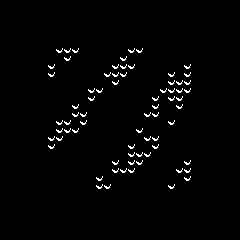

Rendered tile map (Tiled .tmx) drawn with the repository's tilesets; below, a short description and the full map source, tile grids included:
An orthogonal 30x30 tile map with 8x8 px tiles, 1 tile layer (ground).

<map version="1.2" tiledversion="1.3.5" orientation="orthogonal" renderorder="right-down" width="30" height="30" tilewidth="8" tileheight="8" infinite="0" nextlayerid="3" nextobjectid="1">
 <tileset firstgid="1" source="../tilesets/set8px.tsx" />
 <layer id="1" name="ground" width="30" height="30">
  <data encoding="csv">
41,41,41,41,41,41,41,41,41,41,41,41,41,41,41,41,41,41,41,41,41,41,41,41,41,41,41,41,41,41,
41,41,41,41,41,41,41,41,41,41,41,41,41,41,41,41,41,41,41,41,41,41,41,41,41,41,41,41,41,41,
41,41,41,41,41,41,41,41,41,41,41,41,41,41,41,41,41,41,41,41,41,41,41,41,41,41,41,41,41,41,
41,41,41,41,41,41,41,41,41,41,41,41,41,41,41,41,41,41,41,41,41,41,41,41,41,41,41,41,41,41,
41,41,41,41,41,40,40,40,40,40,40,40,40,40,40,40,40,40,40,40,40,40,40,40,40,41,41,41,41,41,
41,41,41,41,41,40,55,55,55,55,55,55,55,55,55,55,55,55,55,55,55,55,55,55,40,41,41,41,41,41,
41,41,41,41,41,40,56,39,39,39,56,56,56,56,56,56,39,39,56,56,56,56,56,56,40,41,41,41,41,41,
41,41,41,41,41,40,56,56,39,56,56,56,56,56,56,39,56,56,56,56,56,56,56,56,40,41,41,41,41,41,
41,41,41,41,41,40,39,56,56,56,56,56,56,56,39,39,39,56,56,56,56,56,56,39,40,41,41,41,41,41,
41,41,41,41,41,40,39,56,56,56,56,56,56,39,39,39,56,56,56,56,56,39,56,39,40,41,41,41,41,41,
41,41,41,41,41,40,56,56,56,56,56,56,56,56,39,56,56,56,56,56,56,39,39,39,40,41,41,41,41,41,
41,41,41,41,41,40,56,56,56,56,56,39,39,56,56,56,56,56,56,56,39,39,39,39,40,41,41,41,41,41,
41,41,41,41,41,40,56,56,56,56,56,39,56,56,56,56,56,56,56,39,56,39,39,56,40,41,41,41,41,41,
41,41,41,41,41,40,56,56,56,39,56,56,56,56,56,56,56,56,56,39,56,56,39,56,40,41,41,41,41,41,
41,41,41,41,41,40,56,56,56,39,39,56,56,56,56,56,56,56,39,39,56,56,56,56,40,41,41,41,41,41,
41,41,41,41,41,40,56,39,39,56,39,56,56,56,56,56,56,56,56,56,56,39,56,56,40,41,41,41,41,41,
41,41,41,41,41,40,56,39,39,39,56,56,56,56,56,56,56,39,56,56,56,56,56,56,40,41,41,41,41,41,
41,41,41,41,41,40,39,39,56,56,56,56,56,56,56,56,56,56,39,39,56,56,56,56,40,41,41,41,41,41,
41,41,41,41,41,40,39,56,56,56,56,56,56,56,56,56,39,56,56,39,56,56,56,56,40,41,41,41,41,41,
41,41,41,41,41,40,56,56,56,56,56,56,56,56,56,56,39,39,39,56,56,56,56,56,40,41,41,41,41,41,
41,41,41,41,41,40,56,56,56,56,56,56,56,56,39,56,39,39,56,56,56,56,56,39,40,41,41,41,41,41,
41,41,41,41,41,40,56,56,56,56,56,56,56,56,39,39,39,56,56,56,56,56,39,39,40,41,41,41,41,41,
41,41,41,41,41,40,56,56,56,56,56,56,39,56,56,56,56,56,56,56,56,56,56,39,40,41,41,41,41,41,
41,41,41,41,41,40,56,56,56,56,56,56,39,39,56,56,56,56,56,56,56,39,56,56,40,41,41,41,41,41,
41,41,41,41,41,40,40,40,40,40,40,40,40,40,40,40,40,40,40,40,40,40,40,40,40,41,41,41,41,41,
41,41,41,41,41,55,55,55,55,55,55,55,55,55,55,55,55,55,55,55,55,55,55,55,55,41,41,41,41,41,
41,41,41,41,41,41,41,41,41,41,41,41,41,41,41,41,41,41,41,41,41,41,41,41,41,41,41,41,41,41,
41,41,41,41,41,41,41,41,41,41,41,41,41,41,41,41,41,41,41,41,41,41,41,41,41,41,41,41,41,41,
41,41,41,41,41,41,41,41,41,41,41,41,41,41,41,41,41,41,41,41,41,41,41,41,41,41,41,41,41,41,
41,41,41,41,41,41,41,41,41,41,41,41,41,41,41,41,41,41,41,41,41,41,41,41,41,41,41,41,41,41
</data>
 </layer>
</map>